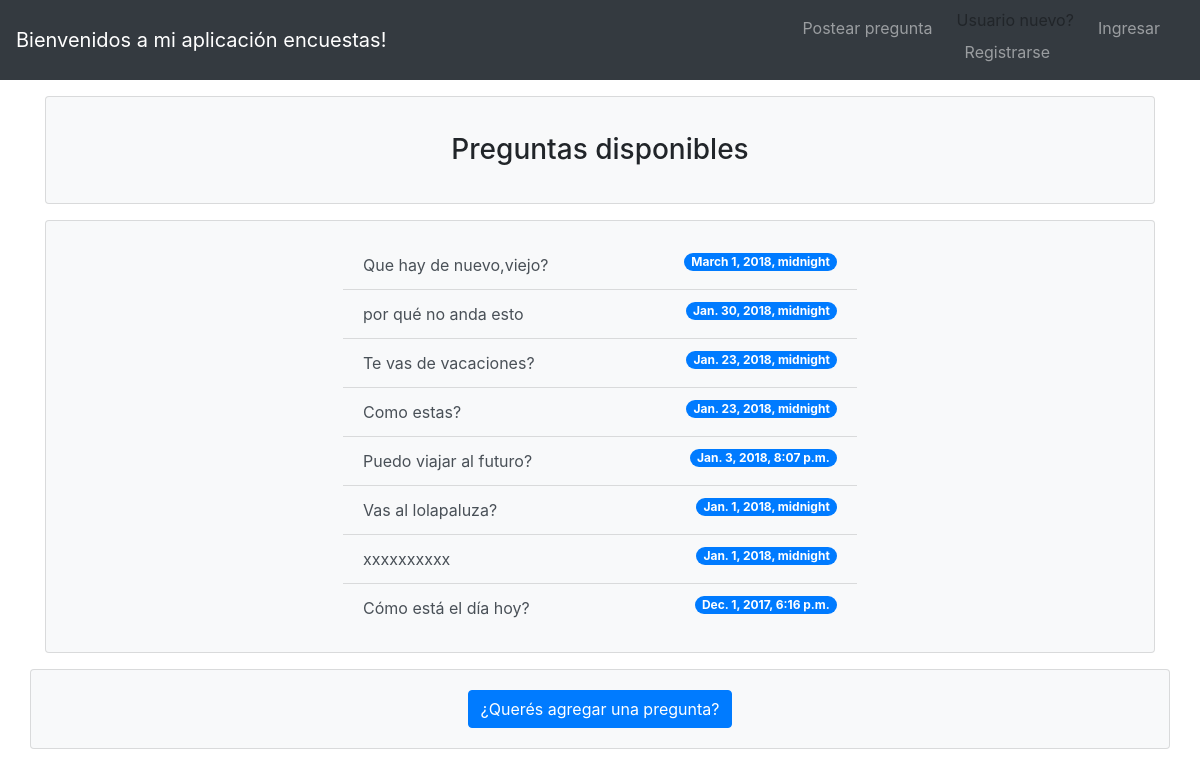
Screenshot of /polls/ with the database file from the repository.
### polls/models.py (models this page shows, shortened)
class Question(models.Model):
    question_text = models.CharField("ingrese pregunta", max_length=200)
    pub_date = models.DateTimeField('fecha de publicacion')
    objects = QuestionManager()
    def was_published_recently(self):
        now = timezone.now()
        return now - datetime.timedelta(days=1) <= self.pub_date <= now
    was_published_recently.admin_order_field = 'pub_date'
    was_published_recently.boolean = True
    was_published_recently.short_description = 'Publicado recientemente?'

### polls/views.py (the view)
class IndexView(generic.ListView):
    template_name = 'polls/index.html'
    context_object_name = 'latest_question_list'
    def get_queryset(self):
        return Question.objects.filter(pub_date__lte=timezone.now()).order_by('-pub_date')[:10]

### polls/templates/polls/index.html (shortened to what this page needs)
{% extends 'polls/base.html' %}
{% load static %}
{% block content %}
  <section>
  <div class="container ">
    <div class='row mt-3 card bg-light'>
      <div class='col-md-6 offset-md-3 text-center card-body'>
          <h3 class="m-3 ">Preguntas disponibles</h3>
      </div>
    </div>
    <div class='row mt-3 card bg-light'>
      <div class='col-md-6 offset-md-3 card-body'>
          {% if latest_question_list %}
              <ul class='list-group list-group-flush'>
                {% for question in latest_question_list %}
                  <li class="list-unstyled list-group-item bg-light">
                    <a  href="{% url 'polls:detail' question.id %}" class="list-group-item-action pregunta"> {{ question.question_text }}
                      <span class="badge badge-primary badge-pill float-right">{{question.pub_date}}</span>
                    </a>
                  </li>
                {% endfor %}
              </ul>
              {% else %}
              <p>No polls are available.</p>
          {% endif %}
      </div>
    </div>
  </div>
  <div class='row mt-3 card bg-light'>
    <div class='col-md-6 offset-md-3 text-center card-body'>
      <a class="btn btn-primary" href="{% url 'polls:post_url' %}" role="button">¿Querés agregar una pregunta?</a>
    </div>
  </div>
</section>
{% endblock %}

### polls/templates/polls/base.html (shortened to what this page needs)
{%load static%}
<link rel="stylesheet" href="https://maxcdn.bootstrapcdn.com/bootstrap/4.0.0/css/bootstrap.min.css">
<link rel="stylesheet" href="{% static 'polls/main.css' %}"/>
<!DOCTYPE html>
<html>
    <head>
    </head>
    <main>
        <body>
            <nav class="navbar navbar-expand-lg navbar-dark bg-dark">
                <a class="navbar-brand" href="{% url 'polls:index' %}">Bienvenidos a mi aplicación encuestas!</a>
                <div class="collapse navbar-collapse" id="navbarTogglerDemo02">
                    <ul class="navbar-nav ml-auto">
                        <li class="nav-item mr-3">
                            <a class="nav-link" href="{% url 'polls:post_url' %}">Postear pregunta <span class="sr-only">Postear pregunta</span></a>
                        </li>
                        {% if user.is_anonymous %}
                            <li class="nav-item-active mr-3">
                                Usuario nuevo? <a class="nav-link" href="{% url 'polls:registro' %}">Registrarse</a>
                            </li>
                        {% endif %}
                        {%if user.is_anonymous %}
                            <li class="nav-item mr-3">
                                    <a class="nav-link" href="{% url 'polls:ingreso' %}">Ingresar</a>
                            </li>
                            {% else %}
                                <li class="nav-item">
                                        <span class="text-light" >Hola {{ user.username}} !</span>
                                        <a href="{% url 'polls:egreso' %}">Salir</a>
                                </li>
                        {% endif%}
                    </ul>
                </div>
            </nav>
            <div class='container'>
                {%block content%}
                {%endblock%}
            </div>
        </body>
    </main>
</html>

### polls/static/polls/main.css (style rules this page uses)
li { font-size: 16px; }
a { color: #282423; }

### rows the page displays
Question: question_text "Que hay de nuevo,viejo?", pub_date "March 1, 2018, midnight"
Question: question_text "por qué no anda esto", pub_date "Jan. 30, 2018, midnight"
Question: question_text "Te vas de vacaciones?", pub_date "Jan. 23, 2018, midnight"
Question: question_text "Como estas?", pub_date "Jan. 23, 2018, midnight"
Question: question_text "Puedo viajar al futuro?", pub_date "Jan. 3, 2018, 8:07 p.m."
Question: question_text "Vas al lolapaluza?", pub_date "Jan. 1, 2018, midnight"
Question: question_text "xxxxxxxxxx", pub_date "Jan. 1, 2018, midnight"
Question: question_text "Cómo está el día hoy?", pub_date "Dec. 1, 2017, 6:16 p.m."
